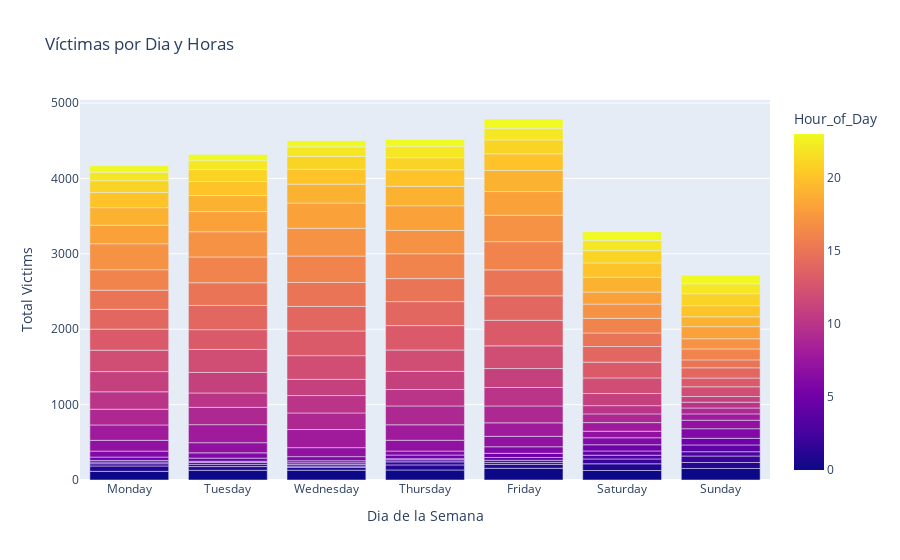

Notebook code for this chart:
### Markdown cell above
Gran forma de visualizar esta correlación.

### Code cell
import plotly.express as px

# Group data by day name and hour, summing 'n_victimas'
grouped_data = conjunto.groupby([conjunto['fecha_hora'].dt.day_name().rename('Day_of_Week'), 
                                 conjunto['fecha_hora'].dt.hour.rename('Hour_of_Day')])['n_victimas'].sum().reset_index()

# Create a bar plot using Plotly Express
fig = px.bar(grouped_data, x='Day_of_Week', y='n_victimas', color='Hour_of_Day', 
             title='Víctimas por Dia y Horas',
             labels={'Day_of_Week': 'Dia de la Semana', 'n_victimas': 'Total Victims'},
             category_orders={'Day_of_Week': ['Monday', 'Tuesday', 'Wednesday', 'Thursday', 'Friday', 'Saturday', 'Sunday']})

# Show the plot
fig.show()

### Figure 1 — Plotly figure (JSON) as saved in the notebook; plotly's stock layout.template omitted (floating-point values rounded to 4 significant figures; data arrays with more than 128 entries replaced by an {"elided": "..."} marker saying what was removed)
{"data": [{"alignmentgroup": "True", "hovertemplate": "Dia de la Semana=%{x}<br>Total Victims=%{y}<br>Hour_of_Day=%{marker.color}<extra></extra>", "legendgroup": "", "marker": {"color": {"elided": "168 int values"}, "coloraxis": "coloraxis", "pattern": {"shape": ""}}, "name": "", "offsetgroup": "", "orientation": "v", "showlegend": false, "textposition": "auto", "type": "bar", "x": {"elided": "168 str values"}, "xaxis": "x", "y": {"elided": "168 int values"}, "yaxis": "y"}], "layout": {"barmode": "relative", "coloraxis": {"colorbar": {"title": {"text": "Hour_of_Day"}}, "colorscale": [[0, "#0d0887"], [0.1111, "#46039f"], [0.2222, "#7201a8"], [0.3333, "#9c179e"], [0.4444, "#bd3786"], [0.5556, "#d8576b"], [0.6667, "#ed7953"], [0.7778, "#fb9f3a"], [0.8889, "#fdca26"], [1, "#f0f921"]]}, "legend": {"tracegroupgap": 0}, "title": {"text": "Víctimas por Dia y Horas"}, "xaxis": {"anchor": "y", "categoryarray": ["Monday", "Tuesday", "Wednesday", "Thursday", "Friday", "Saturday", "Sunday"], "categoryorder": "array", "domain": [0, 1], "title": {"text": "Dia de la Semana"}}, "yaxis": {"anchor": "x", "domain": [0, 1], "title": {"text": "Total Victims"}}}}
